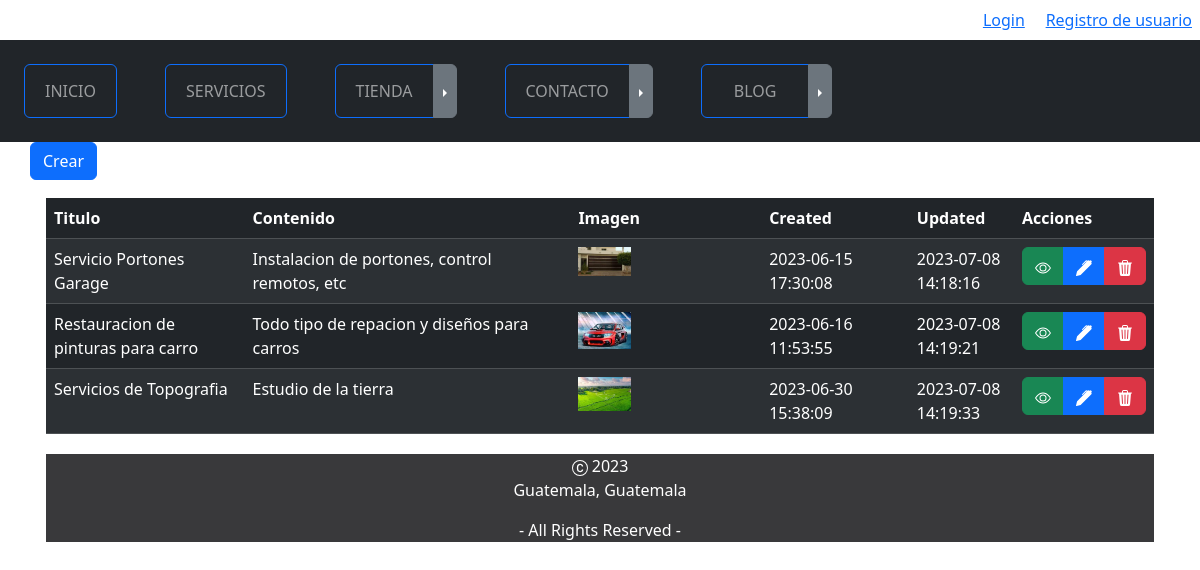
The app's page /servicios/ with its own data.
### servicios/models.py (models this page shows, shortened)
class Servicio(models.Model):
    titulo = models.CharField(max_length=50)
    contenido = models.CharField(max_length=50)
    imagen = models.ImageField(upload_to="img",help_text="Test Help")
    created = models.DateTimeField(auto_now_add=True)
    updated = models.DateTimeField(auto_now=True)
    class Meta:
        verbose_name = 'servicio'
        verbose_name_plural = 'servicios'
        db_table = 'demo_servicio'

### servicios/views.py (the view)
# urls.py: path('', ServicioListado.as_view(template_name="servicios/index.html"), name='leerservicio'),
class ServicioListado(ListView):
    model = Servicio

### carro/context_processor.py (called while the page is built)
def importe_total_carro(request):
    total=0.00
    mess = None
    if request.user.is_authenticated:
        carro = request.session.get("carro")
        if carro:
            for key, value in carro.items():
                total = total+(float(value["precio"]))
    else:
        mess = "Debes logearte para ver total"
    return {"importe_total_carro":"{:.2f}".format(total),
            "messagetotal":mess}

### servicios/templates/servicios/index.html (shortened to what this page needs)
{% extends "master.html" %}
{% block content %}
    <div class="d-flex align-items-center justify-content-center">
        <div class="table-responsive">
            <div align="left" class="btn_crear mb-3">
                <a href="crear" type="button" class="btn btn-primary">Crear</a>
            </div>
            <div class="container">
                <table class="table table-striped table-hover table-dark">
                    <thead class="thead-dark">
                        <tr>
                            <th scope="col" width="20%">Titulo</th>
                            <th scope="col" width="35%">Contenido</th>
                            <th scope="col" width="20%">Imagen</th>
                            <th scope="col" width="15%">Created</th>
                            <th scope="col" width="15%">Updated</th>
                            <th>Acciones</th>
                        </tr>
                    </thead>
                    <tbody>
                        {% for servicio in object_list  %}
                            <tr>
                                <td>{{ servicio.titulo }}</td>
                                <td>{{ servicio.contenido }}</td>
                                <td>
                                    <img src="{{ servicio.imagen.url }}"
                                         alt="{{ servicio.titulo }}"
                                         class="img-fluid"
                                         width="30%"
                                         height="30%"/>
                                </td>
                                <td>{{ servicio.created|date:"Y-m-d H:i:s" }}</td>
                                <td>{{ servicio.updated|date:"Y-m-d H:i:s" }}</td>
                                <td>
                                    <form method="post" action="eliminar/{{ servicio.id }}">
                                        <div class="btn-group">
                                            <a href="detalles/{{ servicio.id }}"
                                               title="Ver"
                                               type="button"
                                               class="btn btn-success">
                                            </a>
                                            <a href="editar/{{ servicio.id }}"
                                               title="Editar"
                                               type="button"
                                               class="btn btn-primary">
                                            </a>
                                            <button class="btn btn-danger" onclick="return eliminar();" type="submit">
                                            </button>
                                        </div>
                                    </form>
                                </td>
                            </tr>
                        {% endfor %}
                    </tbody>
                </table>
            </div>
        </div>
    </div>
{% endblock %}

### ProyectoWebApp/static/ProyectoWebApp/css/style.css (style rules this page uses)
.container { padding: 2px 16px; }

### records on screen
Servicio: titulo "Servicio Portones Garage", contenido "Instalacion de portones, control remotos, etc", imagen (picture), created "2023-06-15 17:30:08", updated "2023-07-08 14:18:16"
Servicio: titulo "Restauracion de pinturas para carro", contenido "Todo tipo de repacion y diseños para carros", imagen (picture), created "2023-06-16 11:53:55", updated "2023-07-08 14:19:21"
Servicio: titulo "Servicios de Topografia", contenido "Estudio de la tierra", imagen (picture), created "2023-06-30 15:38:09", updated "2023-07-08 14:19:33"
